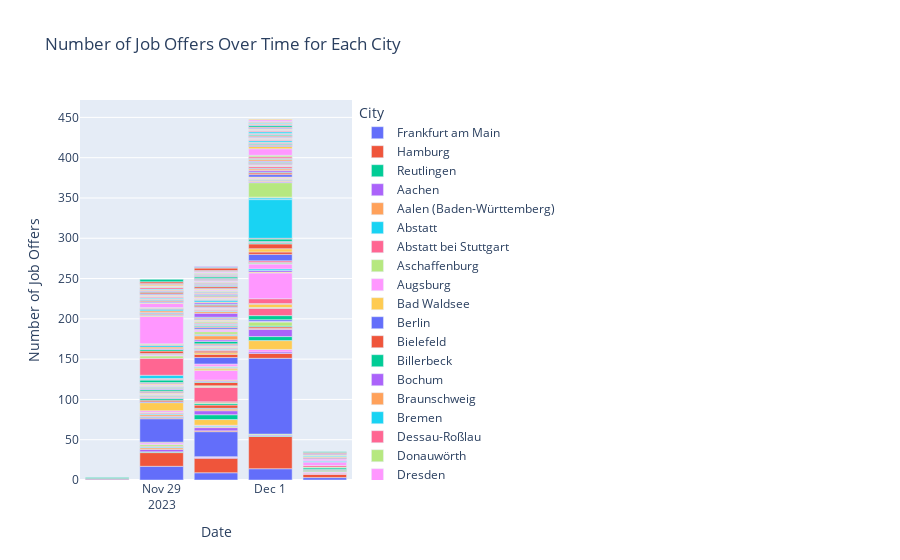

Here is the notebook cell this chart was saved with:
### Code cell
# Create a Plotly figure
fig = px.bar(grouped_df, x='day', y='count', color='city',
             labels={'count': 'Number of Job Offers', 'date': 'Date'},
             title='Number of Job Offers Over Time for Each City')

# Update the layout for better readability
fig.update_layout(xaxis_title='Date',
                  yaxis_title='Number of Job Offers',
                  legend_title='City')

# Show the plot
fig.show()
